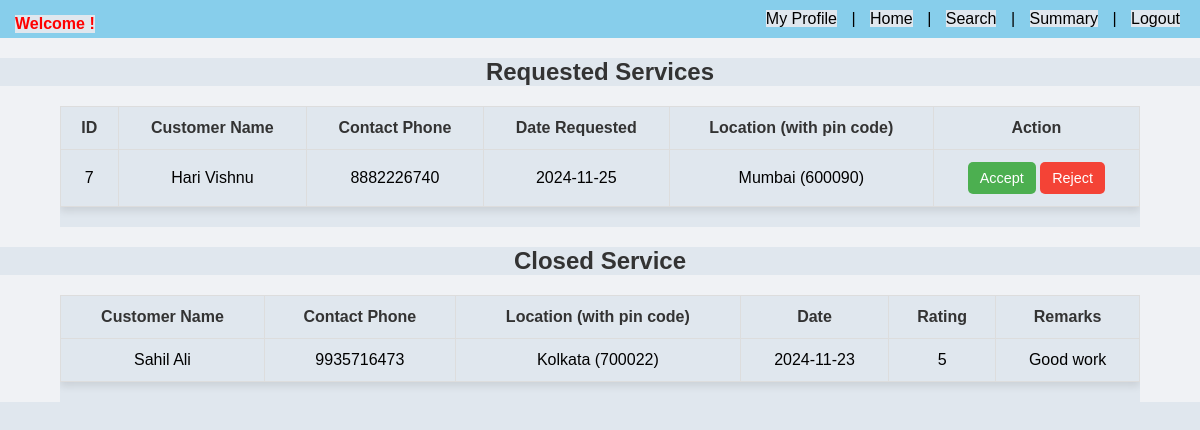
The app's page /prof_dashboard (signed in) with its own data.
### backend/models.py (models this page shows)
class Service_req(db.Model):
    __tablename__="service_req"
    id=db.Column(db.Integer,primary_key=True)
    service_id=db.Column(db.Integer, db.ForeignKey("service.id"),nullable=False)
    cust_id=db.Column(db.Integer, db.ForeignKey("user_info.id"),nullable=False)
    prof_id=db.Column(db.Integer, db.ForeignKey("prof_info.id"),nullable=False)
    date_of_req=db.Column(db.DateTime,nullable=False)
    date_of_comp=db.Column(db.DateTime,nullable=True)
    status=db.Column(db.String, nullable=False, default="Pending")
    remarks = db.Column(db.String, nullable=True)
    rating = db.Column(db.Integer, nullable=True)
    service = db.relationship("Service", backref="service_req")
    customer = db.relationship("User_Info", backref="service_req")
    professional = db.relationship("Prof_Info", backref="service_req")

class User_Info(db.Model):
    __tablename__="user_info"
    id=db.Column(db.Integer,primary_key=True)
    email=db.Column(db.String,unique=True,nullable=False)
    password=db.Column(db.String,nullable=False)
    role=db.Column(db.Integer,default=1)
    full_name=db.Column(db.String,nullable=False)
    location=db.Column(db.String,nullable=False)
    pin_code=db.Column(db.Integer,nullable=False)
    user_status=db.Column(db.String,default='approved')
    phone=db.Column(db.Integer,nullable=False, unique=True)

### backend/controllers.py (the view)
@app.route("/prof_dashboard")
def prof_dashboard():
    if "user_id" in session and session.get('role') == 2:
        professional_id = session["user_id"]
        professional = Prof_Info.query.get(professional_id)
        if not professional:
            flash("Professional not found.", "error")
            return redirect(url_for("signin"))
        if professional.prof_status == 'blocked':
            return render_template(
                "blocked_message.html",
                message="Your account has been blocked. Please contact support for further assistance."
            )
        today_services = Service_req.query.filter(
            Service_req.prof_id == professional_id,
            Service_req.status == STATUS_PENDING
        ).all()
        closed_services = db.session.query(
            Service_req.id.label("service_id"),
            User_Info.full_name.label("customer_name"),
            User_Info.phone.label("customer_phone"),
            User_Info.location.label("customer_location"),
            User_Info.pin_code.label("customer_pin_code"),
            Service_req.date_of_comp.label("date_of_completion"),
            Service_req.rating.label("rating"),
            Service_req.remarks.label("remarks")
        ).join(User_Info, User_Info.id == Service_req.cust_id).filter(
            Service_req.prof_id == professional_id,
            Service_req.status == STATUS_CLOSED
        ).all()
        print(professional)  # Add a print statement to print the professional object
        return render_template(
            "prof_dash.html",
            today_services=today_services,
            closed_services=closed_services,
            professional=professional
        )
    else:
        return redirect(url_for("signin"))

### templates/prof_dash.html (shortened to what this page needs)
{% extends "prof_layout.html" %}
{% block content %}
<head>
</head>
<body>
    <h2 class="section-title">Requested Services</h2>
    <div class="table-container">
        <table class="styled-table">
            <thead>
                <tr>
                    <th>ID</th>
                    <th>Customer Name</th>
                    <th>Contact Phone</th>
                    <th>Date Requested</th>
                    <th>Location (with pin code)</th>
                    <th>Action</th>
                </tr>
            </thead>
            <tbody>
                {% for service in today_services %}
                <tr>
                    <td>{{ service.id }}</td>
                    <td>{{ service.customer.full_name }}</td>
                    <td>{{ service.customer.phone if service.customer.phone else 'N/A' }}</td>
                    <td>{{ service.date_of_req.strftime('%Y-%m-%d') }}</td>
                    <td>{{ service.customer.location }} ({{ service.customer.pin_code }})</td>
                    <td>
                        <form action="{{ url_for('accept_service', service_id=service.id) }}" method="POST" class="inline-form">
                            <button type="submit" class="btn accept-btn">Accept</button>
                        </form>
                        <form action="{{ url_for('reject_service', service_id=service.id) }}" method="POST" class="inline-form">
                            <button type="submit" class="btn reject-btn">Reject</button>
                        </form>
                    </td>
                </tr>
                {% endfor %}
            </tbody>
        </table>
    </div>
    <h2 class="section-title">Closed Service</h2>
    <div class="table-container">
        <table class="styled-table">
            <thead>
                <tr>
                    <th>Customer Name</th>
                    <th>Contact Phone</th>
                    <th>Location (with pin code)</th>
                    <th>Date</th>
                    <th>Rating</th>
                    <th>Remarks</th>
                </tr>
            </thead>
            <tbody>
                {% for service in closed_services %}
                <tr>
                    <td>{{ service.customer_name }}</td>
                    <td>{{ service.customer_phone if service.customer_phone else 'N/A' }}</td>
                    <td>{{ service.customer_location }} ({{ service.customer_pin_code }})</td>
                    <td>{{ service.date_of_completion.strftime('%Y-%m-%d') if service.date_of_completion else 'N/A' }}</td>
                    <td>{{ service.rating or 'No Rating' }}</td>
                    <td>{{ service.remarks or 'No Remarks' }}</td>
                </tr>
                {% else %}
                <tr>
                    <td colspan="5">No closed services available.</td>
                </tr>
                {% endfor %}
            </tbody>
        </table>
    </div>
</body>
{% endblock %}

### static/styles/main.css (style rules this page uses)
* { margin: 0; padding: 0; background-color: rgb(224, 231, 238); }

### templates/prof_layout.html (style rules this page uses)
body { font-family: Arial, sans-serif; background-color: #e6f5d0; margin: 0; padding: 0; }

### templates/prof_dash.html (style rules this page uses)
body { background-color: #f0f2f5; }
.section-title { color: #333; text-align: center; margin: 20px 0; font-size: 1.5em; }
.table-container { width: 90%; margin: auto; overflow-x: auto; }
.styled-table { width: 100%; border-collapse: collapse; margin-bottom: 20px; background-color: #ffffff; box-shadow: 0px 4px 8px rgba(0, 0, 0, 0.1); }
.styled-table th, .styled-table td { padding: 12px 15px; border: 1px solid #ddd; text-align: center; }
.styled-table thead tr { background-color: #87ceeb; color: #333; font-weight: bold; }
.btn { padding: 8px 12px; border: none; border-radius: 5px; cursor: pointer; font-size: 0.9em; }
.accept-btn { background-color: #4caf50; color: white; transition: background-color 0.3s; }
.reject-btn { background-color: #f44336; color: white; transition: background-color 0.3s; }
.inline-form { display: inline; }

### records on screen
Service_req: id "7", customer.full_name "Hari Vishnu", customer "8882226740", date_of_req "2024-11-25", customer.location "Mumbai", customer.pin_code "600090"
Service_req: customer_name "Sahil Ali", phone "9935716473", customer_location "Kolkata", customer_pin_code "700022", date_of_completion "2024-11-23", rating "5", remarks "Good work"
